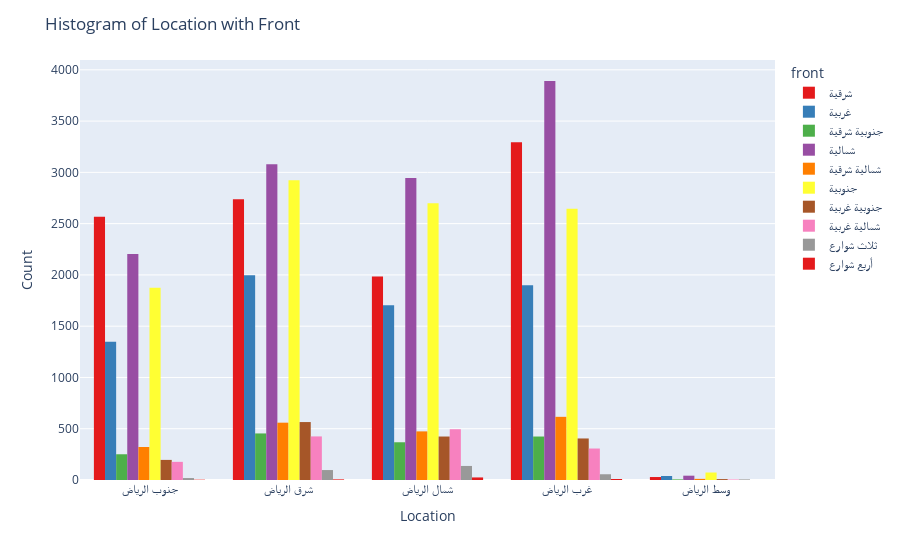

This figure's notebook cell:
### Code cell
fig = px.histogram(DF, x='location', color='front', barmode='group',
                   color_discrete_sequence=px.colors.qualitative.Set1)

fig.update_layout(title='Histogram of Location with Front',
                  xaxis_title='Location', yaxis_title='Count')

fig.show()

### Figure 1 — Plotly figure (JSON) as saved in the notebook; plotly's stock layout.template omitted (floating-point values rounded to 4 significant figures; data arrays with more than 128 entries replaced by an {"elided": "..."} marker saying what was removed)
{"data": [{"alignmentgroup": "True", "bingroup": "x", "hovertemplate": "front=شرقية<br>location=%{x}<br>count=%{y}<extra></extra>", "legendgroup": "شرقية", "marker": {"color": "rgb(228,26,28)", "pattern": {"shape": ""}}, "name": "شرقية", "offsetgroup": "شرقية", "orientation": "v", "showlegend": true, "type": "histogram", "x": {"elided": "10613 str values"}, "xaxis": "x", "yaxis": "y"}, {"alignmentgroup": "True", "bingroup": "x", "hovertemplate": "front=غربية<br>location=%{x}<br>count=%{y}<extra></extra>", "legendgroup": "غربية", "marker": {"color": "rgb(55,126,184)", "pattern": {"shape": ""}}, "name": "غربية", "offsetgroup": "غربية", "orientation": "v", "showlegend": true, "type": "histogram", "x": {"elided": "6985 str values"}, "xaxis": "x", "yaxis": "y"}, {"alignmentgroup": "True", "bingroup": "x", "hovertemplate": "front=جنوبية شرقية<br>location=%{x}<br>count=%{y}<extra></extra>", "legendgroup": "جنوبية شرقية", "marker": {"color": "rgb(77,175,74)", "pattern": {"shape": ""}}, "name": "جنوبية شرقية", "offsetgroup": "جنوبية شرقية", "orientation": "v", "showlegend": true, "type": "histogram", "x": {"elided": "1503 str values"}, "xaxis": "x", "yaxis": "y"}, {"alignmentgroup": "True", "bingroup": "x", "hovertemplate": "front=شمالية<br>location=%{x}<br>count=%{y}<extra></extra>", "legendgroup": "شمالية", "marker": {"color": "rgb(152,78,163)", "pattern": {"shape": ""}}, "name": "شمالية", "offsetgroup": "شمالية", "orientation": "v", "showlegend": true, "type": "histogram", "x": {"elided": "12160 str values"}, "xaxis": "x", "yaxis": "y"}, {"alignmentgroup": "True", "bingroup": "x", "hovertemplate": "front=شمالية شرقية<br>location=%{x}<br>count=%{y}<extra></extra>", "legendgroup": "شمالية شرقية", "marker": {"color": "rgb(255,127,0)", "pattern": {"shape": ""}}, "name": "شمالية شرقية", "offsetgroup": "شمالية شرقية", "orientation": "v", "showlegend": true, "type": "histogram", "x": {"elided": "1982 str values"}, "xaxis": "x", "yaxis": "y"}, {"alignmentgroup": "True", "bingroup": "x", "hovertemplate": "front=جنوبية<br>location=%{x}<br>count=%{y}<extra></extra>", "legendgroup": "جنوبية", "marker": {"color": "rgb(255,255,51)", "pattern": {"shape": ""}}, "name": "جنوبية", "offsetgroup": "جنوبية", "orientation": "v", "showlegend": true, "type": "histogram", "x": {"elided": "10216 str values"}, "xaxis": "x", "yaxis": "y"}, {"alignmentgroup": "True", "bingroup": "x", "hovertemplate": "front=جنوبية غربية<br>location=%{x}<br>count=%{y}<extra></extra>", "legendgroup": "جنوبية غربية", "marker": {"color": "rgb(166,86,40)", "pattern": {"shape": ""}}, "name": "جنوبية غربية", "offsetgroup": "جنوبية غربية", "orientation": "v", "showlegend": true, "type": "histogram", "x": {"elided": "1599 str values"}, "xaxis": "x", "yaxis": "y"}, {"alignmentgroup": "True", "bingroup": "x", "hovertemplate": "front=شمالية غربية<br>location=%{x}<br>count=%{y}<extra></extra>", "legendgroup": "شمالية غربية", "marker": {"color": "rgb(247,129,191)", "pattern": {"shape": ""}}, "name": "شمالية غربية", "offsetgroup": "شمالية غربية", "orientation": "v", "showlegend": true, "type": "histogram", "x": {"elided": "1409 str values"}, "xaxis": "x", "yaxis": "y"}, {"alignmentgroup": "True", "bingroup": "x", "hovertemplate": "front=ثلاث شوارع<br>location=%{x}<br>count=%{y}<extra></extra>", "legendgroup": "ثلاث شوارع", "marker": {"color": "rgb(153,153,153)", "pattern": {"shape": ""}}, "name": "ثلاث شوارع", "offsetgroup": "ثلاث شوارع", "orientation": "v", "showlegend": true, "type": "histogram", "x": {"elided": "315 str values"}, "xaxis": "x", "yaxis": "y"}, {"alignmentgroup": "True", "bingroup": "x", "hovertemplate": "front=أربع شوارع<br>location=%{x}<br>count=%{y}<extra></extra>", "legendgroup": "أربع شوارع", "marker": {"color": "rgb(228,26,28)", "pattern": {"shape": ""}}, "name": "أربع شوارع", "offsetgroup": "أربع شوارع", "orientation": "v", "showlegend": true, "type": "histogram", "x": ["جنوب الرياض", "جنوب الرياض", "شمال الرياض", "شمال الرياض", "شرق الرياض", "شرق الرياض", "شمال الرياض", "شمال الرياض", "شمال الرياض", "شمال الرياض", "شمال الرياض", "شمال الرياض", "شمال الرياض", "شرق الرياض", "غرب الرياض", "غرب الرياض", "شمال الرياض", "شرق الرياض", "شمال الرياض", "غرب الرياض", "شمال الرياض", "شمال الرياض", "شمال الرياض", "شمال الرياض", "شمال الرياض", "غرب الرياض", "شمال الرياض", "شمال الرياض", "شمال الرياض", "غرب الرياض", "شمال الرياض", "شمال الرياض", "غرب الرياض", "جنوب الرياض", "غرب الرياض", "غرب الرياض", "شرق الرياض", "شمال الرياض", "شمال الرياض", "شرق الرياض", "شمال الرياض", "شمال الرياض", "غرب الرياض", "غرب الرياض"], "xaxis": "x", "yaxis": "y"}], "layout": {"barmode": "group", "legend": {"title": {"text": "front"}, "tracegroupgap": 0}, "margin": {"t": 60}, "title": {"text": "Histogram of Location with Front"}, "xaxis": {"anchor": "y", "domain": [0, 1], "title": {"text": "Location"}}, "yaxis": {"anchor": "x", "domain": [0, 1], "title": {"text": "Count"}}}}
